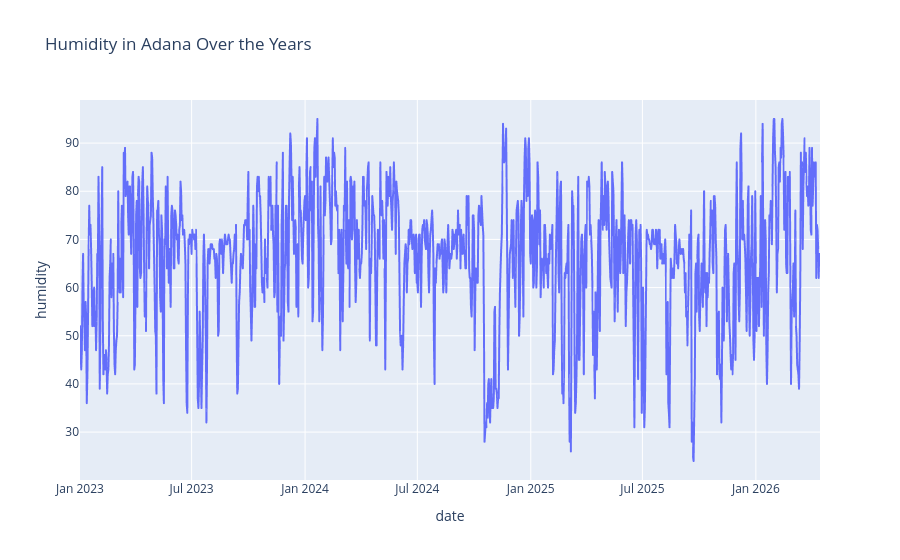

This figure's notebook cell:
### Code cell
figure = px.line(df, x="date", 
                 y="humidity", 
                 title='Humidity in Adana Over the Years')
figure.show()

### Figure 1 — Plotly figure (JSON) as saved in the notebook; plotly's stock layout.template omitted (floating-point values rounded to 4 significant figures; data arrays with more than 128 entries replaced by an {"elided": "..."} marker saying what was removed)
{"data": [{"hovertemplate": "date=%{x}<br>humidity=%{y}<extra></extra>", "legendgroup": "", "line": {"color": "#636efa", "dash": "solid"}, "marker": {"symbol": "circle"}, "mode": "lines", "name": "", "showlegend": false, "type": "scattergl", "x": {"elided": "1201 str values"}, "xaxis": "x", "y": {"elided": "1201 int values"}, "yaxis": "y"}], "layout": {"legend": {"tracegroupgap": 0}, "title": {"text": "Humidity in Adana Over the Years"}, "xaxis": {"anchor": "y", "domain": [0, 1], "title": {"text": "date"}}, "yaxis": {"anchor": "x", "domain": [0, 1], "title": {"text": "humidity"}}}}
